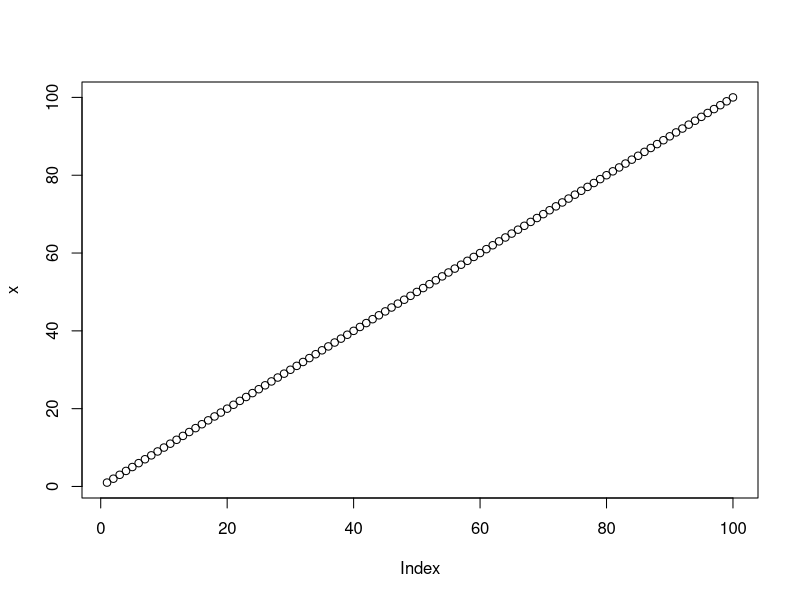
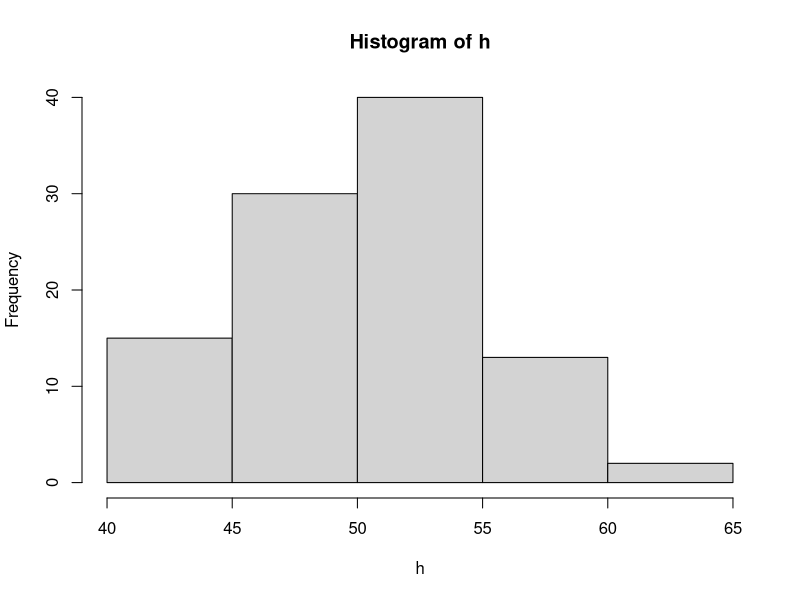

These charts were generated, in order, by the following R code:
## ---- chunk 1
x=c(1:100)
x
## ---- chunk 2
x*2
## ---- chunk 3
plot(x)
## ---- chunk 4
h <-rbinom(100,100,.5)
hist(h)
